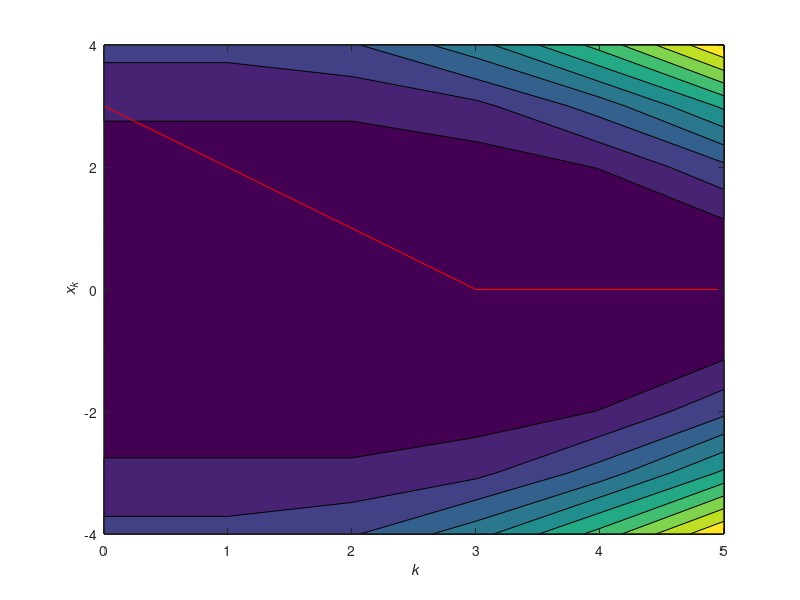

The MATLAB source for this figure: (Note: this script raises an error after producing the figure.)
%% Clears all data
clear
clc
close all


%% q1a


% Initialize arrays
karray = 0:5;
xarray = -4:4;
uarray = -1:1;
nx = length(xarray);
nk = length(karray);
V = zeros(nk, nx);
U = zeros(nk, nx);

% Set value function in terminal state
k = nk;
for j = 1:nx
    x = xarray(j);
    V(k, j) = 10*x^2;
end

% Apply dynamic programming
for k = nk-1:-1:1
    for j = 1:nx
        x = xarray(j);
        possiblex = x + uarray;
        possibleL = x^2 + uarray.^2;
        possibleV = possibleL + interp1(xarray, V(k+1, :), possiblex);
        [V(k, j), U(k, j)] = min(possibleV);
    end
end

% Plot results
figure(1)
[Xarray, Karray] = meshgrid(xarray, karray);
contourf(Karray', Xarray', V')
xlabel('\it k')
ylabel('\it x_k')

%% Q1b
x = zeros(nk, 1);
x(1) = 3;
for k = 1:nk-1
    j = find(xarray == x(k));
    u = uarray(U(k, j));
    x(k+1) = x(k) + u;
end

% Plot results
hold on
plot(karray, x, 'r')
hold off


%% Q2a
A_2a = [0]
B_2a = [1]
Q_2a = [1]
Qt_2a = [10]
R_2a = [1]
n_2a = length(A_2a)
T = 5
Qt_2a = reshape(Qt_2a,n_2a,n_2a)
x0 = 3

[tP_2a,Pvals_2a] = ode45(@(t_2a,P_2a) f_q2a(t_2a,P_2a,A_2a,B_2a,Q_2a,R_2a), [0,T], Qt_2a)
tP_2a = T - tP_2a
figure
plot(tP_2a,Pvals_2a)

[t_2a,x_2a] = ode45(@(t_2a,x_2a) f_optimumctrl_2a(t_2a,x_2a,A_2a,B_2a,R_2a,tP_2a,Pvals_2a),[0,T],x0)


figure
subplot(1,2,1)
plot(t_2a,x_2a)
subplot(1,2,2)
plot(tP_2a,Pvals_2a)


%% q2b

A_2b = [0 1; 0.5 -0.5]
B_2b = [0; 1]
Q_2b = [1 0; 0 1]
Qt_2b = [10 0 ; 0 0]
R_2b = [0.1]
n_2b = length(A_2b)
T = 5
Qt_2b = reshape(Qt_2b,n_2b,n_2b)
x0_2b = [1;0]

[tP_2b,Pvals_2b] = ode45(@(t_2b,P_2b) f_q2b(t_2b,P_2b,A_2b,B_2b,Q_2b,R_2b), [0,T], Qt_2b)
tP_2b = T - tP_2b


[t_2b,x_2b] = ode45(@(t_2b,x_2b) f_optimumctrl_2b(t_2b,x_2b,A_2b,B_2b,R_2b,tP_2b,Pvals_2b),[0,T],x0_2b)



figure
subplot(1,2,1)
plot(t_2b,x_2b)
subplot(1,2,2)
plot(tP_2b,Pvals_2b)


%% q3a

CARE_3a = care(A_2a,B_2a,Q_2a,R_2a)

M_3a = [A_2a' Q_2a; B_2a*(R_2a\(B_2a')) -A_2a]
[V_3a,L_3a] = eig(M_3a)

F_3a = V_3a(1,2)
S_3a = V_3a(2,2)
P_3a = F_3a * inv(S_3a)
%% 3b
CARE_3b = care(A_2b,B_2b,Q_2b,R_2b)

M_3b = [A_2b' Q_2b; B_2b*(R_2b\(B_2b')) -A_2b]
[V_3b,L_3b] = eig(M_3b)
eigValues_3b = eig(M_3b)

L_3b_dia = diag(L_3b)
index_3b = real(L_3b_dia) > 0

F_3b = V_3b(1:2, [1,3])
S_3b = V_3b(3:4, [1,3])

F_3b_V2 = V_3b(1:2, index_3b)
S_3b_V2 = V_3b(3:4, index_3b)

P_3b = F_3b * inv(S_3b)

%% Slides

A_slide = [0 1; -1 0]
B_slide = [0;1]
Q_slide = [1 0; 0 1]
R_slide = [5]
Qt_slide = [10 0; 0 10]

M_slide = [A_slide' Q_slide; B_slide*(R_slide\(B_slide')) -A_slide]
[V_slide,L_slide] = eig(M_slide)
eigValues_slide = eig(M_slide)
F_slide = V_slide(1:2, 3:4)
S_slide = V_slide(3:4, 3:4)

%% 4a

A_4a = [0 1 0 0 0 0;
    0 0 0 0 0 0;
    0 0 0 1 0 0 
    0 0 0 0 9.81 0;
    0 0 0 0 0 1;
    0 0 0 0 0 0]

B_4a = [0 0; 1 0; 0 0 ; 0 0; 0 0; 0 1]

Q_4a = eye(6)
R_4a = [0.1 0; 0 0.1]

CARE_4a = care(A_4a,B_4a,Q_4a,R_4a)

M_4a = [A_4a' Q_4a; B_4a*(R_4a\(B_4a')) -A_4a]
[V_4a,L_4a] = eig(M_4a)
eigValues_4a = eig(M_4a)

L_4a_dia = diag(L_4a)
index_4a = real(L_4a_dia) > 0

F_4a = V_4a(1:6, index_4a)
S_4a = V_4a(7:12, index_4a)

P_4a = F_4a * inv(S_4a)

%% 4b

K = -inv(R_4a)*transpose(B_4a)*P_4a
[K_4b,S_4b,P_4b] = lqr(A_4a,B_4a,Q_4a,R_4a)


% Pass initial condtions x(0) = 1, y(0) = -1 and theta(0) = 0.1
[t,x] = ode45(@(t, x) f_dynamics_q4(t, x, K), [0,5], [0, -1, 0, 1, 0, 0.1]);

figure;
plot(t, x(:, [1,3,5]));
leg = legend('$y(t)$','$x(t)$','$\theta(t)$');
set(leg, 'interpreter', 'latex');
grid on;




%% Functions q2a

function[Pdot_2a] = f_q2a(t_2a,P_2a,A_2a,B_2a,Q_2a,R_2a)
n_2a = length(A_2a)
P_2a = reshape(P_2a,n_2a,n_2a)
Pdot_2a = Q_2a + P_2a*A_2a + A_2a'*P_2a - P_2a*B_2a*inv(R_2a)*B_2a'*P_2a
Pdot_2a = reshape(Pdot_2a,n_2a^2,[])
end

function[xdot_2a] = f_optimumctrl_2a(t_2a,x_2a,A_2a,B_2a,R_2a,tP_2a,Pvals_2a)
P_2a = interp1(tP_2a,Pvals_2a,t_2a)
n_2a = length(A_2a)
P_2a = reshape(P_2a,n_2a,n_2a)
u_2a = -R_2a\(B_2a'*P_2a*x_2a)
xdot_2a = A_2a*x_2a + B_2a*u_2a
end

%% Functions q2b

function[Pdot_2b] = f_q2b(t_2b,P_2b,A_2b,B_2b,Q_2b,R_2b)
n_2b = length(A_2b)
P_2b = reshape(P_2b,n_2b,n_2b)
Pdot_2b = Q_2b + P_2b*A_2b + A_2b'*P_2b - P_2b*B_2b*inv(R_2b)*B_2b'*P_2b
Pdot_2b = reshape(Pdot_2b,n_2b^2,[])
end

function[xdot_2b] = f_optimumctrl_2b(t_2b,x_2b,A_2b,B_2b,R_2b,tP_2b,Pvals_2b)
P_2b = interp1(tP_2b,Pvals_2b,t_2b)
n_2b = length(A_2b)
P_2b = reshape(P_2b,n_2b,n_2b)
u_2b = -R_2b\(B_2b'*P_2b*x_2b)
xdot_2b = A_2b*x_2b + B_2b*u_2b
end

%% Functions q4 
function [xout] = f_dynamics_q4(t,x,K)
%states [y, ydot, x, xdot, theta, thetadot]
x0 = [0; 0;  0; 0; 0; 0];
%control inputs
u0 =  [9.81; 0];
u  = K * (x - x0)  + u0;
%This is the original state (derivatives) space model from exSheet9
xout =  [x(2);
    u(1)*cos(x(5)) - 9.81;
    x(4);
    u(1)*sin(x(5));
    x(6);
    u(2)];
end

